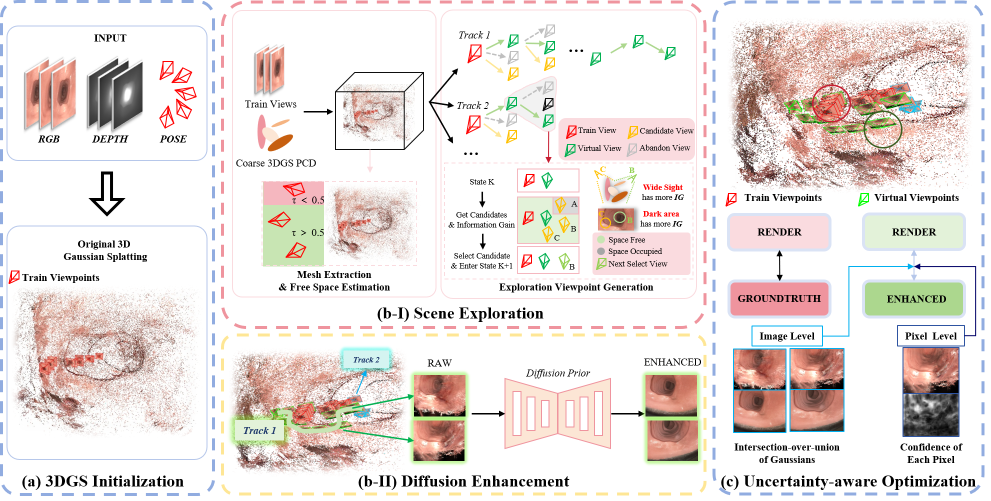
#> input picture assets/framework.png, 1982 x 1001 px (shown at 1/2 size)
$ python create_multires_images.py --input_dir ../../../assets --output_2 out.png --output_4 out.png --output_8 out.png
#> lines starting #> are read from the running program, lines starting #| are printed output that depends on the picture
#!/usr/bin/env python3
"""
Step 5: Generate Multi-Resolution Images
生成多分辨率图像 (images_2, images_4, images_8)
"""

import cv2
import os
from pathlib import Path
from tqdm import tqdm
import argparse

def generate_downsampled_images(input_dir, output_dirs, scales=[2, 4, 8]):
    """
    生成下采样图像

    Args:
        input_dir: 原始图像目录 (images/)
        output_dirs: 输出目录列表 [images_2, images_4, images_8]
        scales: 下采样比例 [2, 4, 8]
    """
#> called with input_dir = '../../../assets'
    # 获取所有图像
    image_files = sorted(Path(input_dir).glob("*.png"))
    print(f"找到 {len(image_files)} 张图像")

    for scale, output_dir in zip(scales, output_dirs):
        print(f"\n生成 1/{scale} 分辨率图像...")
        os.makedirs(output_dir, exist_ok=True)

        for img_file in tqdm(image_files, desc=f"Scale 1/{scale}"):
            # 读取原始图像
            img = cv2.imread(str(img_file))
#> img is the input picture: shape (1001, 1982, 3); mean B, G, R 221.5, 224.8, 232.9
            if img is None:
                print(f"警告: 无法读取 {img_file}")
                continue

            # 计算新尺寸
            h, w = img.shape[:2]
#> h = 1001; w = 1982
            new_h, new_w = h // scale, w // scale
#> new_h = 500; new_w = 991

            # 下采样 (使用 INTER_AREA 获得最佳质量)
            img_downsampled = cv2.resize(img, (new_w, new_h),
                                        interpolation=cv2.INTER_AREA)
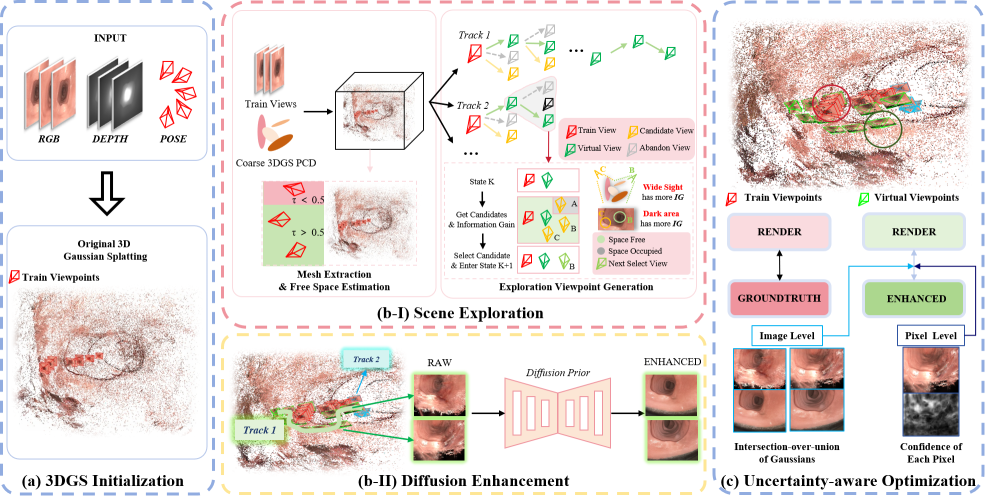
#> img_downsampled: shape (500, 991, 3); mean B, G, R 221.5, 224.8, 232.9

            # 保存
            output_path = os.path.join(output_dir, img_file.name)
            cv2.imwrite(output_path, img_downsampled)

        print(f"  ✅ 完成 {output_dir} ({new_w}x{new_h})")
#|   ✅ 完成 out.png (794x534)


if __name__ == "__main__":
    parser = argparse.ArgumentParser(description="生成多分辨率图像")
    parser.add_argument("--input_dir", type=str, required=True,
                       help="原始图像目录")
    parser.add_argument("--output_2", type=str, required=True,
                       help="1/2 分辨率输出目录")
    parser.add_argument("--output_4", type=str, required=True,
                       help="1/4 分辨率输出目录")
    parser.add_argument("--output_8", type=str, required=True,
                       help="1/8 分辨率输出目录")
    args = parser.parse_args()

    print("=" * 60)
    print("步骤 5: 生成多分辨率图像")
    print("=" * 60)

    generate_downsampled_images(
        input_dir=args.input_dir,
        output_dirs=[args.output_2, args.output_4, args.output_8],
        scales=[2, 4, 8]
    )

    print("\n" + "=" * 60)
    print("✅ 步骤 5 完成")
    print("=" * 60)
